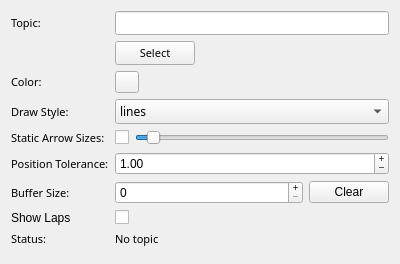
<?xml version="1.0" encoding="UTF-8"?>
<ui version="4.0">
 <class>gps_config</class>
 <widget class="QWidget" name="gps_config">
  <property name="geometry">
   <rect>
    <x>0</x>
    <y>0</y>
    <width>400</width>
    <height>222</height>
   </rect>
  </property>
  <property name="windowTitle">
   <string>Form</string>
  </property>
  <property name="styleSheet">
   <string notr="true"/>
  </property>
  <layout class="QFormLayout" name="formLayout">
   <item row="0" column="0">
    <widget class="QLabel" name="label">
     <property name="font">
      <font>
       <family>Sans Serif</family>
       <pointsize>8</pointsize>
      </font>
     </property>
     <property name="text">
      <string>Topic:</string>
     </property>
    </widget>
   </item>
   <item row="0" column="1">
    <widget class="QLineEdit" name="topic">
     <property name="font">
      <font>
       <family>Sans Serif</family>
       <pointsize>8</pointsize>
      </font>
     </property>
    </widget>
   </item>
   <item row="1" column="1">
    <widget class="QPushButton" name="selecttopic">
        <property name="sizePolicy">
         <sizepolicy hsizetype="Fixed" vsizetype="Fixed">
          <horstretch>0</horstretch>
          <verstretch>0</verstretch>
         </sizepolicy>
        </property>
     <property name="font">
      <font>
       <family>Sans Serif</family>
       <pointsize>8</pointsize>
      </font>
     </property>
     <property name="styleSheet">
      <string notr="true"/>
     </property>
     <property name="text">
      <string>Select</string>
     </property>
    </widget>
   </item>
   <item row="2" column="0">
    <widget class="QLabel" name="label_3">
     <property name="font">
      <font>
       <family>Sans Serif</family>
       <pointsize>8</pointsize>
      </font>
     </property>
     <property name="text">
      <string>Color:</string>
     </property>
    </widget>
   </item>
   <item row="2" column="1">
    <widget class="mapviz::ColorButton" name="color">
     <property name="maximumSize">
      <size>
       <width>24</width>
       <height>24</height>
      </size>
     </property>
     <property name="autoFillBackground">
      <bool>false</bool>
     </property>
     <property name="styleSheet">
      <string notr="true"/>
     </property>
     <property name="text">
      <string/>
     </property>
    </widget>
   </item>
   <item row="3" column="0">
    <widget class="QLabel" name="label_7">
     <property name="font">
      <font>
       <family>Sans Serif</family>
       <pointsize>8</pointsize>
      </font>
     </property>
     <property name="text">
      <string>Draw Style:</string>
     </property>
    </widget>
   </item>
   <item row="3" column="1">
    <widget class="QComboBox" name="drawstyle">
     <property name="maximumSize">
      <size>
       <width>16777215</width>
       <height>25</height>
      </size>
     </property>
     <property name="font">
      <font>
       <family>Sans Serif</family>
       <pointsize>9</pointsize>
      </font>
     </property>
     <item>
      <property name="text">
       <string>lines</string>
      </property>
     </item>
     <item>
      <property name="text">
       <string>points</string>
      </property>
     </item>
     <item>
      <property name="text">
       <string>arrows</string>
      </property>
     </item>
    </widget>
   </item>
   <item row="4" column="0">
    <widget class="QLabel" name="label_8">
     <property name="font">
      <font>
       <family>Sans Serif</family>
       <pointsize>8</pointsize>
      </font>
     </property>
     <property name="text">
      <string>Static Arrow Sizes:</string>
     </property>
    </widget>
   </item>
   <item row="4" column="1">
    <layout class="QHBoxLayout" name="horizontalLayout">
     <item>
      <widget class="QCheckBox" name="static_arrow_sizes">
       <property name="text">
        <string/>
       </property>
      </widget>
     </item>
     <item>
      <widget class="QSlider" name="arrow_size">
       <property name="minimum">
        <number>1</number>
       </property>
       <property name="maximum">
        <number>500</number>
       </property>
       <property name="value">
        <number>25</number>
       </property>
       <property name="orientation">
        <enum>Qt::Horizontal</enum>
       </property>
      </widget>
     </item>
    </layout>
   </item>
   <item row="5" column="0">
    <widget class="QLabel" name="label_4">
     <property name="font">
      <font>
       <family>Sans Serif</family>
       <pointsize>8</pointsize>
      </font>
     </property>
     <property name="text">
      <string>Position Tolerance:</string>
     </property>
    </widget>
   </item>
   <item row="5" column="1">
    <widget class="QDoubleSpinBox" name="positiontolerance">
     <property name="sizePolicy">
      <sizepolicy hsizetype="Preferred" vsizetype="Fixed">
       <horstretch>0</horstretch>
       <verstretch>0</verstretch>
      </sizepolicy>
     </property>
     <property name="buttonSymbols">
      <enum>QAbstractSpinBox::PlusMinus</enum>
     </property>
     <property name="suffix">
      <string/>
     </property>
     <property name="value">
      <double>1.000000000000000</double>
     </property>
    </widget>
   </item>
   <item row="6" column="0">
    <widget class="QLabel" name="label_6">
     <property name="font">
      <font>
       <family>Sans Serif</family>
       <pointsize>8</pointsize>
      </font>
     </property>
     <property name="text">
      <string>Buffer Size:</string>
     </property>
    </widget>
   </item>
   <item row="6" column="1">
    <layout class="QHBoxLayout" name="horizontalLayout_2">
     <item>
      <widget class="QSpinBox" name="buffersize">
       <property name="buttonSymbols">
        <enum>QAbstractSpinBox::PlusMinus</enum>
       </property>
       <property name="maximum">
        <number>99999999</number>
       </property>
      </widget>
     </item>
     <item>
      <widget class="QPushButton" name="buttonResetBuffer">
        <property name="sizePolicy">
         <sizepolicy hsizetype="Fixed" vsizetype="Fixed">
          <horstretch>0</horstretch>
          <verstretch>0</verstretch>
         </sizepolicy>
        </property>
       <property name="text">
        <string>Clear</string>
       </property>
      </widget>
     </item>
    </layout>
   </item>
   <item row="7" column="0">
    <widget class="QLabel" name="label_5">
     <property name="text">
      <string>Show Laps</string>
     </property>
    </widget>
   </item>
   <item row="7" column="1">
    <widget class="QCheckBox" name="show_laps">
     <property name="text">
      <string/>
     </property>
    </widget>
   </item>
   <item row="8" column="0">
    <widget class="QLabel" name="label_2">
     <property name="font">
      <font>
       <family>Sans Serif</family>
       <pointsize>8</pointsize>
      </font>
     </property>
     <property name="text">
      <string>Status:</string>
     </property>
    </widget>
   </item>
   <item row="8" column="1">
    <widget class="QLabel" name="status">
     <property name="font">
      <font>
       <family>Sans Serif</family>
       <pointsize>8</pointsize>
      </font>
     </property>
     <property name="styleSheet">
      <string notr="true"/>
     </property>
     <property name="text">
      <string>No topic</string>
     </property>
     <property name="wordWrap">
      <bool>true</bool>
     </property>
    </widget>
   </item>
   <item row="9" column="1">
    <spacer name="verticalSpacer">
     <property name="orientation">
      <enum>Qt::Vertical</enum>
     </property>
     <property name="sizeHint" stdset="0">
      <size>
       <width>20</width>
       <height>40</height>
      </size>
     </property>
    </spacer>
   </item>
  </layout>
 </widget>
 <customwidgets>
  <customwidget>
   <class>mapviz::ColorButton</class>
   <extends>QPushButton</extends>
   <header location="global">mapviz/color_button.hpp</header>
  </customwidget>
 </customwidgets>
 <resources/>
 <connections/>
 <slots>
  <slot>SelectColor()</slot>
  <slot>SelectTopic()</slot>
  <slot>TopicEdited()</slot>
  <slot>PositionToleranceChanged(double)</slot>
  <slot>AngleToleranceChanged(double)</slot>
 </slots>
</ui>
